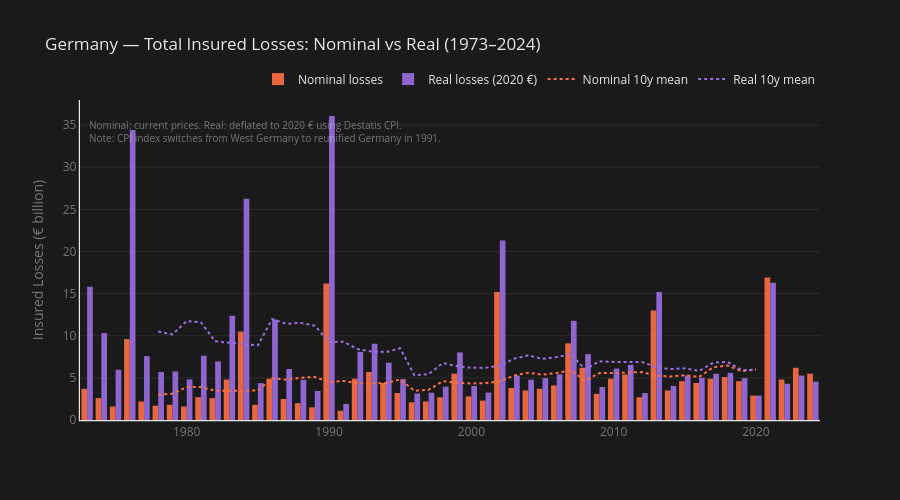

Notebook source saved alongside this figure:
### Code cell
# --- Chart 1 updated: Nominal vs Real losses 1973–2024 ---

fig1 = go.Figure()

# --- Nominal bars ---
fig1.add_trace(go.Bar(
    x=df_gdv_real['year'],
    y=df_gdv_real['total_damage_mrd'],
    name='Nominal losses',
    marker_color=COLORS['positive'],
    marker_line_width=0,
    opacity=0.9,
))

# --- Real bars ---
fig1.add_trace(go.Bar(
    x=df_gdv_real['year'],
    y=df_gdv_real['total_damage_real_mrd'],
    name='Real losses (2020 €)',
    marker_color=COLORS['negative'],
    marker_line_width=0,
    opacity=0.9,
))

# --- Nominal rolling mean ---
fig1.add_trace(go.Scatter(
    x=df_gdv_real['year'],
    y=df_gdv_real['nominal_roll'],
    mode='lines',
    line=dict(color=COLORS['positive'], width=2, dash='dot'),
    name='Nominal 10y mean',
))

# --- Real rolling mean ---
fig1.add_trace(go.Scatter(
    x=df_gdv_real['year'],
    y=df_gdv_real['real_roll'],
    mode='lines',
    line=dict(color=COLORS['negative'], width=2, dash='dot'),
    name='Real 10y mean',
))

fig1.add_annotation(
    x=0.01, y=0.95,
    xref='paper', yref='paper',
    text='Nominal: current prices. Real: deflated to 2020 € using Destatis CPI.<br>Note: CPI index switches from West Germany to reunified Germany in 1991.',
    showarrow=False,
    font=dict(color=COLORS['text_muted'], size=10),
    align='left'
)

fig1.update_layout(
    barmode='group',
    title='Germany — Total Insured Losses: Nominal vs Real (1973–2024)',
    title_font=dict(color=COLORS['text']),
    plot_bgcolor=COLORS['background'],
    paper_bgcolor=COLORS['background'],
    legend=dict(
        font=dict(color=COLORS['text']),
        orientation='h',
        yanchor='bottom',
        y=1.02,
        xanchor='right',
        x=1,
    ),
    xaxis=dict(
        showgrid=False,
        showline=True,
        linecolor=COLORS['accent'],
        linewidth=1.2,
        color=COLORS['text_muted'],
        dtick=10,
    ),
    yaxis=dict(
        title='Insured Losses (€ billion)',
        showgrid=True,
        gridcolor=COLORS['grid'],
        showline=True,
        linecolor=COLORS['accent'],
        linewidth=1.2,
        zeroline=False,
        color=COLORS['text_muted'],
    ),
    height=500,
)

fig1.show()
fig1.write_html(FIGURES / "03_gdv_total_losses_1973_2024.html")
print("Chart 1 updated ✓")

### Figure 1 — Plotly figure (JSON) as saved in the notebook; plotly's stock layout.template omitted (floating-point values rounded to 4 significant figures)
{"data": [{"marker": {"color": "#FF7043", "line": {"width": 0}}, "name": "Nominal losses", "opacity": 0.9, "type": "bar", "x": [1973, 1974, 1975, 1976, 1977, 1978, 1979, 1980, 1981, 1982, 1983, 1984, 1985, 1986, 1987, 1988, 1989, 1990, 1991, 1992, 1993, 1994, 1995, 1996, 1997, 1998, 1999, 2000, 2001, 2002, 2003, 2004, 2005, 2006, 2007, 2008, 2009, 2010, 2011, 2012, 2013, 2014, 2015, 2016, 2017, 2018, 2019, 2020, 2021, 2022, 2023, 2024], "y": [3.7, 2.6, 1.6, 9.6, 2.2, 1.7, 1.8, 1.6, 2.7, 2.6, 4.8, 10.5, 1.8, 4.9, 2.5, 2.0, 1.5, 16.2, 1.1, 4.9, 5.7, 4.4, 3.2, 2.1, 2.2, 2.7, 5.5, 2.8, 2.3, 15.2, 3.8, 3.5, 3.7, 4.1, 9.1, 6.2, 3.1, 4.9, 5.4, 2.7, 13.0, 3.5, 4.6, 4.4, 4.9, 5.1, 4.6, 2.9, 16.9, 4.8, 6.2, 5.5]}, {"marker": {"color": "#9C6FE4", "line": {"width": 0}}, "name": "Real losses (2020 €)", "opacity": 0.9, "type": "bar", "x": [1973, 1974, 1975, 1976, 1977, 1978, 1979, 1980, 1981, 1982, 1983, 1984, 1985, 1986, 1987, 1988, 1989, 1990, 1991, 1992, 1993, 1994, 1995, 1996, 1997, 1998, 1999, 2000, 2001, 2002, 2003, 2004, 2005, 2006, 2007, 2008, 2009, 2010, 2011, 2012, 2013, 2014, 2015, 2016, 2017, 2018, 2019, 2020, 2021, 2022, 2023, 2024], "y": [15.81, 10.32, 5.97, 34.41, 7.586, 5.686, 5.769, 4.819, 7.627, 6.952, 12.37, 26.25, 4.38, 11.92, 6.053, 4.773, 3.448, 36.08, 1.897, 8.086, 9.048, 6.801, 4.856, 3.148, 3.24, 3.953, 8.017, 4.035, 3.258, 21.32, 5.278, 4.781, 4.973, 5.416, 11.77, 7.818, 3.914, 6.102, 6.545, 3.199, 15.19, 4.051, 5.287, 5.011, 5.487, 5.598, 4.968, 2.9, 16.28, 4.305, 5.277, 4.564]}, {"line": {"color": "#FF7043", "dash": "dot", "width": 2}, "mode": "lines", "name": "Nominal 10y mean", "type": "scatter", "x": [1973, 1974, 1975, 1976, 1977, 1978, 1979, 1980, 1981, 1982, 1983, 1984, 1985, 1986, 1987, 1988, 1989, 1990, 1991, 1992, 1993, 1994, 1995, 1996, 1997, 1998, 1999, 2000, 2001, 2002, 2003, 2004, 2005, 2006, 2007, 2008, 2009, 2010, 2011, 2012, 2013, 2014, 2015, 2016, 2017, 2018, 2019, 2020, 2021, 2022, 2023, 2024], "y": [NaN, NaN, NaN, NaN, NaN, 3.01, 3.12, 3.91, 3.93, 3.46, 3.49, 3.52, 3.49, 4.95, 4.79, 5.02, 5.11, 4.5, 4.64, 4.36, 4.33, 4.4, 4.8, 3.46, 3.58, 4.61, 4.42, 4.33, 4.38, 4.58, 5.27, 5.62, 5.38, 5.59, 5.9, 4.65, 5.57, 5.57, 5.66, 5.69, 5.27, 5.16, 5.31, 5.11, 6.26, 6.47, 5.79, 5.99, NaN, NaN, NaN, NaN]}, {"line": {"color": "#9C6FE4", "dash": "dot", "width": 2}, "mode": "lines", "name": "Real 10y mean", "type": "scatter", "x": [1973, 1974, 1975, 1976, 1977, 1978, 1979, 1980, 1981, 1982, 1983, 1984, 1985, 1986, 1987, 1988, 1989, 1990, 1991, 1992, 1993, 1994, 1995, 1996, 1997, 1998, 1999, 2000, 2001, 2002, 2003, 2004, 2005, 2006, 2007, 2008, 2009, 2010, 2011, 2012, 2013, 2014, 2015, 2016, 2017, 2018, 2019, 2020, 2021, 2022, 2023, 2024], "y": [NaN, NaN, NaN, NaN, NaN, 10.49, 10.15, 11.74, 11.58, 9.336, 9.183, 9.092, 8.86, 11.99, 11.41, 11.53, 11.19, 9.249, 9.296, 8.419, 8.138, 8.056, 8.513, 5.308, 5.444, 6.767, 6.39, 6.188, 6.2, 6.427, 7.28, 7.667, 7.256, 7.463, 7.792, 5.98, 6.971, 6.898, 6.929, 6.889, 6.26, 6.038, 6.144, 5.823, 6.797, 6.908, 5.917, 5.968, NaN, NaN, NaN, NaN]}], "layout": {"annotations": [{"align": "left", "font": {"color": "rgba(232,232,232,0.45)", "size": 10}, "showarrow": false, "text": "Nominal: current prices. Real: deflated to 2020 € using Destatis CPI.<br>Note: CPI index switches from West Germany to reunified Germany in 1991.", "x": 0.01, "xref": "paper", "y": 0.95, "yref": "paper"}], "barmode": "group", "height": 500, "legend": {"font": {"color": "#E8E8E8"}, "orientation": "h", "x": 1, "xanchor": "right", "y": 1.02, "yanchor": "bottom"}, "paper_bgcolor": "#1a1a1a", "plot_bgcolor": "#1a1a1a", "title": {"font": {"color": "#E8E8E8"}, "text": "Germany — Total Insured Losses: Nominal vs Real (1973–2024)"}, "xaxis": {"color": "rgba(232,232,232,0.45)", "dtick": 10, "linecolor": "#E8E8E8", "linewidth": 1.2, "showgrid": false, "showline": true}, "yaxis": {"color": "rgba(232,232,232,0.45)", "gridcolor": "rgba(232,232,232,0.08)", "linecolor": "#E8E8E8", "linewidth": 1.2, "showgrid": true, "showline": true, "title": {"text": "Insured Losses (€ billion)"}, "zeroline": false}}}
